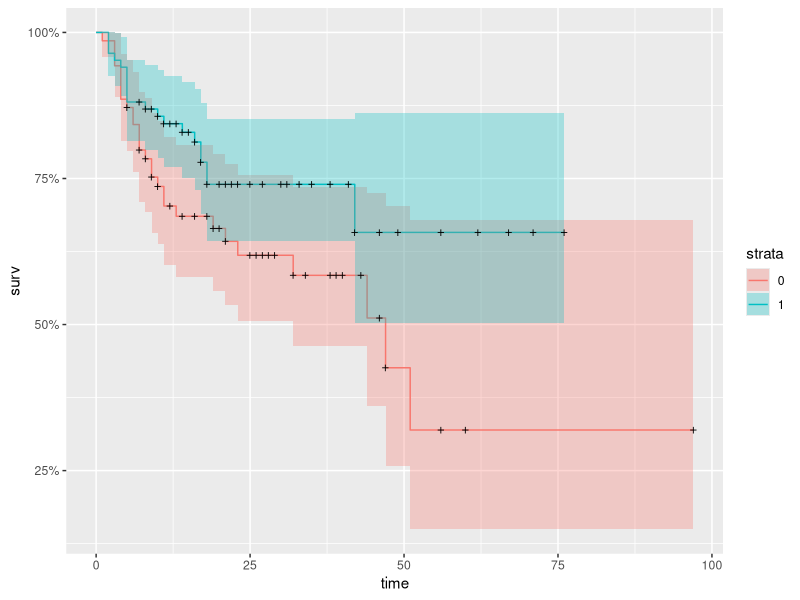
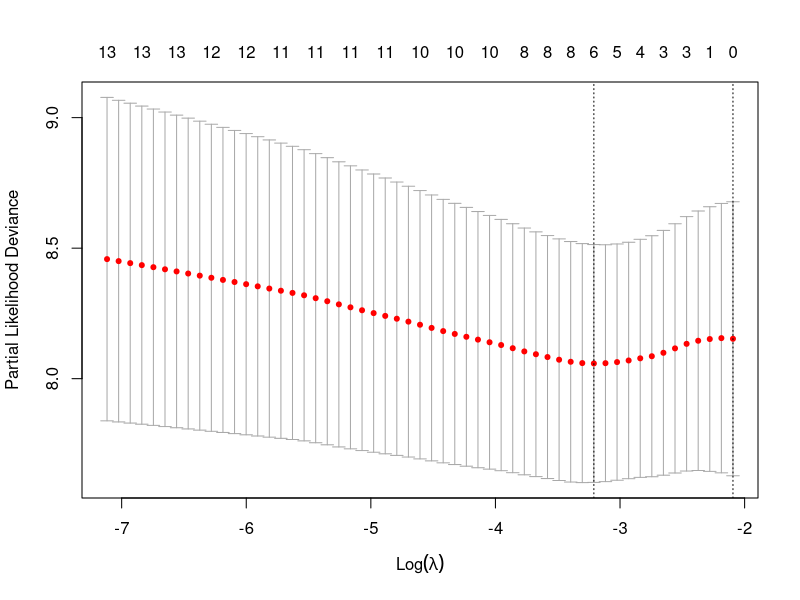
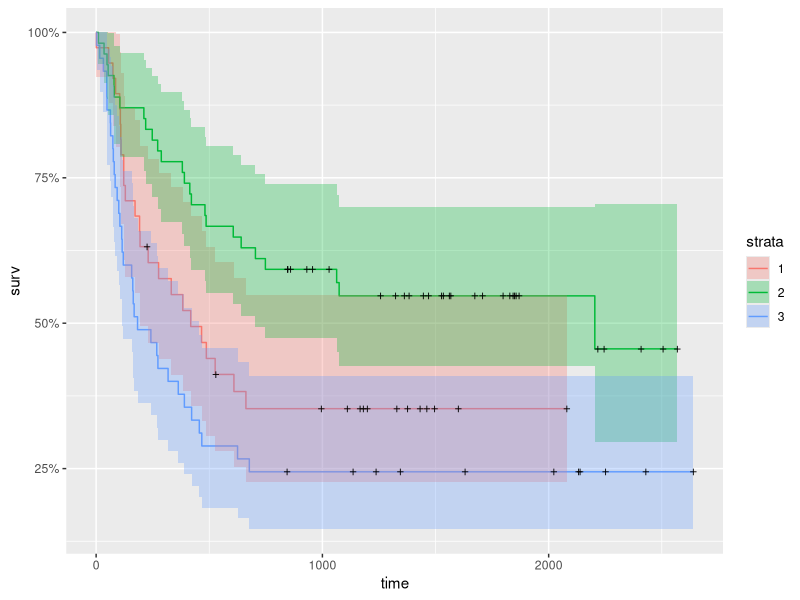

Recreate these plots in R, in order.
## ---- chunk 1
knitr::opts_chunk$set(echo = TRUE)
library(dplyr)
library(ggplot2)
library(survival)
library(KMsurv)
library(glmnet)
library(ggfortify)
library(MASS)
library(tidyr)

data(burn)
## ---- chunk 2
data = matrix(
  c(955, 162, 9, 188),
  byrow = TRUE, ncol = 2
) %>%
  data.frame() %>%
  `colnames<-`(c("yes_hell", "no_hell")) %>%
  `rownames<-`(c("yes_heav", "no_heav"))

data
## ---- chunk 3
p1_ = (rowSums(data) / sum(data))[1]
p_1 = (colSums(data) / sum(data))[1]
d = p1_ - p_1

p12 = data[1, 2] / sum(data); p21 = data[2, 1] / sum(data)
sigma2_d = (p12 + p21 - (p12 - p21)^2) / sum(data)

cat("d =", d, "\nsigma2 =", sigma2_d)
## ---- chunk 4
d - qnorm(.975) * sqrt(sigma2_d); d + qnorm(.975) * sqrt(sigma2_d)
## ---- chunk 5
(162 - 9) / sqrt(162 + 9)
## ---- chunk 6
pchisq(11.7 * 11.7, 1, lower.tail=F)
## ---- chunk 7
data[2, 2] * data[1, 1] - data[1, 2] * data[2, 1]
## ---- chunk 8
data_base = data.frame(first_purchase=c("high_point", "tasters_choice", "sanka", "nescafe", "brim"),
  high_point=c(93, 9, 17, 6, 10),
  tasters_choice=c(17, 46, 11, 4, 4),
  sanka=c(44, 11, 155, 9, 12),
  nescafe=c(7, 0, 9, 15, 2),
  brim=c(10, 9, 12, 2, 27)
)

data =  data_base %>%
  pivot_longer(
    high_point:brim, names_to="second_purchase", values_to="count", 
  ) %>%
  mutate(
    sym_pairing = ifelse(
      first_purchase < second_purchase,
      paste0(first_purchase, "-",  second_purchase),
      paste0(second_purchase, "-",  first_purchase)
    )
  )
data
## ---- chunk 9
glm(count ~ sym_pairing, data, family=poisson()) %>%
  summary()
## ---- chunk 10
1 - pchisq(22.47, 10)
## ---- chunk 11
data_base
## ---- chunk 12
glm(count ~ sym_pairing + first_purchase, data=data, family=poisson()) %>%
  summary()
## ---- chunk 13
1 - pchisq(12.499, 4)
## ---- chunk 14
data %>%
  mutate(
    first_purchase = ifelse(first_purchase == "high_point", "high_point", "other"),
    second_purchase = ifelse(second_purchase == "high_point", "high_point", "other")
  ) %>%
  group_by(first_purchase, second_purchase) %>%
  summarise(count_ = sum(count)) -> data_collapsed
data_collapsed
## ---- chunk 15

data_ = matrix(c(93, 78, 42, 328), byrow=T, ncol=2)

p1_ = (rowSums(data_) / sum(data_))[1]
p_1 = (colSums(data_) / sum(data_))[1]
d = p_1 - p1_

p12 = data_[1, 2] / sum(data_); 
p21 = data_[2, 1] / sum(data_)
sigma2_d = (p12 + p21 - (p12 - p21)^2) / sum(data_)

cat("d =", d, "\nsigma2 =", sigma2_d)
## ---- chunk 16
d - sqrt(sigma2_d) * qnorm(.975); d + sqrt(sigma2_d) * qnorm(.975)
## ---- chunk 17
data_diag = data %>%
  mutate(diag_indicator = ifelse(
    first_purchase == second_purchase,
    first_purchase,
    "0")
  )

data_diag
## ---- chunk 18
glm(count ~ first_purchase + second_purchase + diag_indicator, data=data_diag, family=poisson()) %>%
  summary()
## ---- chunk 19
1- pchisq(13.786, 11)
## ---- chunk 20
glm(count ~ first_purchase + second_purchase , data=data_diag, family=poisson()) %>%
  summary()
## ---- chunk 21
1 - pchisq(346.78, 16)
## ---- chunk 22
library(stringr)
#' Recycling code above
data_base = data.frame(
  father_group = c("fat1", "fat2", "fat3", "fat4", "fat5"),
  son1 = c(50, 28, 11, 14, 3),
  son2 = c(45, 174, 78, 150, 42),
  son3 = c(8, 84, 110, 185, 72),
  son4 = c(18, 154, 223, 714, 320),
  son5 = c(8, 55, 96, 447, 411)
)
data_base

data =data_base %>%
  pivot_longer(
    son1:son5, names_to="son_group", values_to="count", 
  ) %>%
  mutate(
    # for ordinal
    father_group_ord = str_replace_all(father_group, "fat", ""),
    father_group_ord = as.numeric(father_group_ord),
    son_group_ord = str_replace_all(son_group, "son", ""),
    son_group_ord = as.numeric(son_group_ord),
    # symmetry pairings
    sym_pairing = ifelse(
      father_group_ord < son_group_ord,
      paste0(father_group_ord, "-",  son_group_ord),
      paste0(son_group_ord, "-",  father_group_ord)
    ),
    # diagonal indicators
    diag_indicator = ifelse(
      father_group_ord == son_group_ord,
      as.character(father_group_ord),
      "0"
    )
  )

# symmetry
fit_a = glm(count ~ sym_pairing, data=data %>% arrange(son_group), family=poisson())
# quasi symmetry
fit_b = glm(count ~ sym_pairing + father_group, data=data, family=poisson())
# ordinal quasi symmetry
# put feature u = 1, .., 5 in for father group, instead of using the one-hot encoding. That is,
# undiscretize father group
fit_c = glm(count ~ sym_pairing + father_group_ord, 
            data=data, 
            family=poisson()
)

fit_e = glm(
  count ~ father_group + son_group + diag_indicator,
  data=data,
  family=poisson()
)

### helpers
testmod <- function(mod){1 - pchisq(mod$deviance, mod$df.residual)}
analyze <- function(mod){
  cat("Residual Deviance: ", mod$deviance, "\nResidual DF: ", mod$df.residual)
  cat("\nP-Value: ", testmod(mod))
}

## ---- chunk 23
analyze(fit_a)
## ---- chunk 24
analyze(fit_b)
## ---- chunk 25
analyze(fit_c)
## ---- chunk 26
cat("S-QS Deviance: ", fit_a$deviance - fit_b$deviance, "\nS-QS DF: ", fit_a$df.residual - fit_b$df.residual)
cat("\nP-Value: ", 1 - pchisq(fit_a$deviance - fit_b$deviance, fit_a$df.residual - fit_b$df.residual))
## ---- chunk 27
analyze(fit_e)
## ---- chunk 28
head(burn)
## ---- chunk 29
survfit(Surv(T3, D3) ~ Z1, data=burn) -> km_fit
autoplot(km_fit)
## ---- chunk 30
survdiff(Surv(T3, D3) ~ Z1, data=burn)
## ---- chunk 31
coxph(Surv(T3, D3) ~ Z1, data=burn) -> cox_fit
summary(cox_fit)
## ---- chunk 32
cox_full = coxph(
  Surv(T3, D3) ~ Z1 + Z2 + Z3 + Z4 + Z5 + Z6 + Z7 + Z8 + Z9 + Z10  + as.factor(Z11), 
  data=burn
)
summary(cox_full)
## ---- chunk 33
M = coxph(
  Surv(T3, D3) ~ Z1 + Z2 + Z3 + Z4 + Z5 + Z6 + Z7 + Z8 + Z9 + Z10  + as.factor(Z11), 
  data=burn
)
D = model.frame(M) # treats diagnosis as continuous
X = model.matrix(M)
Y = D[,1]

cox_lasso = cv.glmnet(X, Y, family='cox')
plot(cox_lasso)

cox_lasso_lambda_min=glmnet(X, Y, family="cox", lambda=cox_lasso$lambda.min)
cox_lasso_c_idx=cv.glmnet(X, Y, family="cox", type.measure="C")
## ---- chunk 34
coef(cox_lasso_lambda_min)
## ---- chunk 35
coef(cox_lasso_c_idx)
## ---- chunk 36
data(bmt)
head(bmt)
## ---- chunk 37
survfit(Surv(t2, d3) ~ group, data=bmt) -> km_fit
autoplot(km_fit)
## ---- chunk 38
survdiff(Surv(t2, d3) ~ group, data=bmt)
## ---- chunk 39
empty_fit = coxph(Surv(ta, da) ~ 1, data=bmt)
full_fit = coxph(Surv(ta, da) ~ z10 * as.factor(group), data=bmt)
step_fit = step(empty_fit, scope=formula(full_fit), direction="forward", trace=2)
# step_fit = stepAIC(empty_fit, scope=formula(full_fit), direction="forward", trace=2)
step_fit$anova
## ---- chunk 40
actually_full_fit = coxph(Surv(ta, da) ~ (
  z1 + z2 + z3 + z4 + z5 + z6 + z7 + z8 + z9 + z10) * as.factor(group), 
  data=bmt
)
step_fit_2 = step(full_fit, scope=formula(actually_full_fit), direction="forward", trace=2)
step_fit_2$anova

final_fit = coxph(formula(step_fit_2), data=bmt)
## ---- chunk 41
summary(final_fit)
## ---- chunk 42
-.5536 - 1.96 * 0.70815; -.5536 + 1.96 * 0.70815
